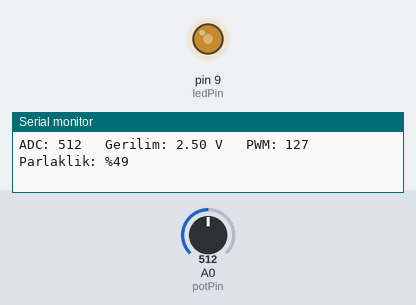
A sketch run on a simulated Arduino Uno, built with avr-gcc and run on an emulated ATmega328P. Parts: output pins drawn as LEDs (lit = HIGH), the last lines printed to the serial monitor. The inputs (shaded band) are chosen by the test bench; at power-on: A0 (potPin) = 512.

Above: at 1.2 s.
1.3 s: A0 (potPin) set to 417
At 2.3 s:
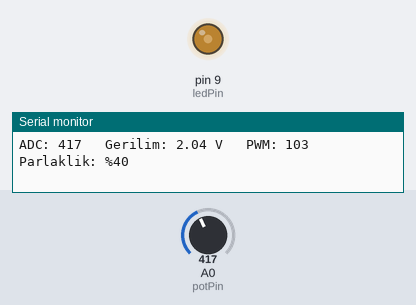
4.3 s: A0 (potPin) set to 383
At 4.8 s:
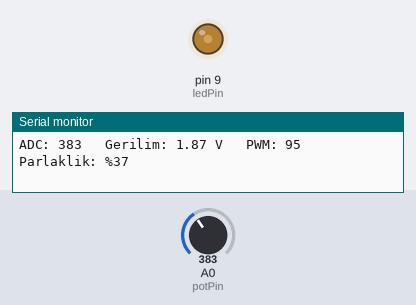
5.8 s: A0 (potPin) set to 1007
At 6.5 s:
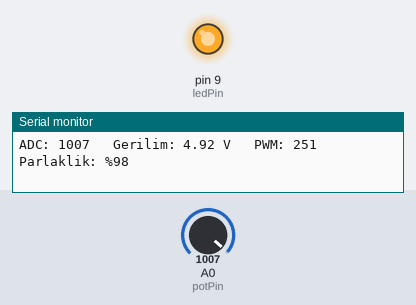
7.3 s: A0 (potPin) set to 1023
At 8.4 s:
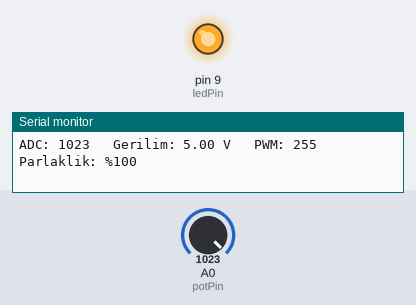
10.3 s: A0 (potPin) set to 716
At 11.0 s:
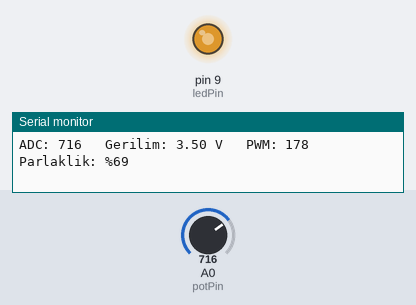
11.8 s: A0 (potPin) set to 511
At 12.9 s:
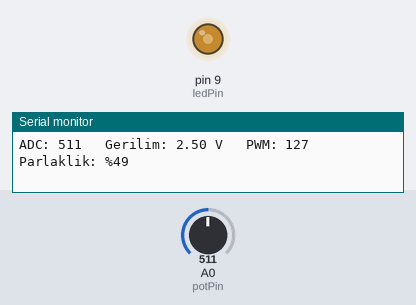
Timing chart, 0 to 14.3 s (numbered marks = the images above; inputs shaded):
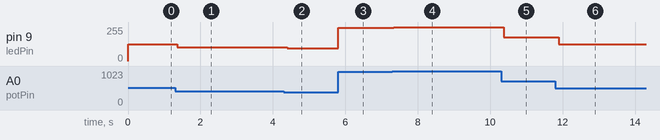

The sketch:

led_parlaklik.ino
```cpp
/*
 * LED Parlaklık Kontrolü
 * Potansiyometre ile LED parlaklığını ayarla
 *
 * Devre Bağlantısı:
 * Pot Uç 1 -> 5V
 * Pot Orta -> A0
 * Pot Uç 2 -> GND
 * Pin 9 -> 220Ω -> LED -> GND
 */

const int potPin = A0;
const int ledPin = 9;  // PWM pin

void setup() {
  pinMode(ledPin, OUTPUT);
  Serial.begin(9600);
  Serial.println("LED Parlaklik Kontrolu");
  Serial.println("======================");
}

void loop() {
  // Potansiyometre değerini oku
  int potDeger = analogRead(potPin);

  // PWM değerine dönüştür (0-255)
  int pwmDeger = map(potDeger, 0, 1023, 0, 255);

  // Gerilim hesapla
  float gerilim = potDeger * (5.0 / 1023.0);

  // LED parlaklığını ayarla
  analogWrite(ledPin, pwmDeger);

  // Serial Monitor'a yazdır
  Serial.print("ADC: ");
  Serial.print(potDeger);
  Serial.print("\t Gerilim: ");
  Serial.print(gerilim, 2);
  Serial.print(" V\t PWM: ");
  Serial.print(pwmDeger);
  Serial.print("\t Parlaklik: %");
  Serial.println((pwmDeger * 100) / 255);

  delay(100);
}
```

Measured:
- after the input at 1.3 s, pin 9 (ledPin): 127/255 → 103/255 after 0.05 s
- after the input at 4.3 s, pin 9 (ledPin): 103/255 → 95/255 after 0.09 s
- after the input at 5.8 s, pin 9 (ledPin): 95/255 → 251/255 at once
- after the input at 7.3 s, pin 9 (ledPin): 251/255 → 255/255 at once
- after the input at 10.3 s, pin 9 (ledPin): 255/255 → 178/255 after 0.07 s
- after the input at 11.8 s, pin 9 (ledPin): 178/255 → 127/255 after 0.09 s
